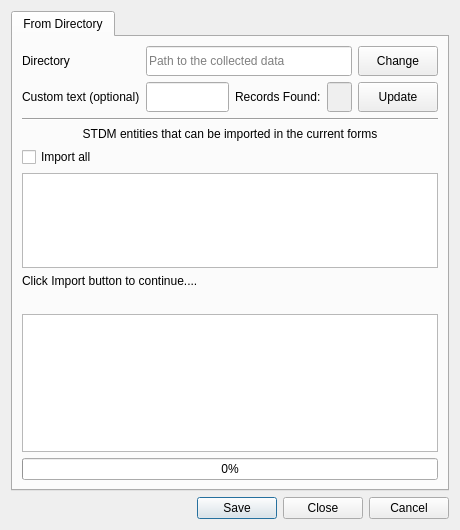
<?xml version="1.0" encoding="UTF-8"?>
<ui version="4.0">
 <class>Dialog</class>
 <widget class="QDialog" name="Dialog">
  <property name="geometry">
   <rect>
    <x>0</x>
    <y>0</y>
    <width>460</width>
    <height>530</height>
   </rect>
  </property>
  <property name="maximumSize">
   <size>
    <width>500</width>
    <height>530</height>
   </size>
  </property>
  <property name="windowTitle">
   <string>Import Mobile Data into STDM</string>
  </property>
  <property name="layoutDirection">
   <enum>Qt::LeftToRight</enum>
  </property>
  <layout class="QGridLayout" name="gridLayout_3">
   <item row="0" column="0">
    <widget class="QTabWidget" name="tab_widget">
     <property name="minimumSize">
      <size>
       <width>150</width>
       <height>0</height>
      </size>
     </property>
     <property name="currentIndex">
      <number>0</number>
     </property>
     <widget class="QWidget" name="tab">
      <attribute name="title">
       <string>From Directory</string>
      </attribute>
      <layout class="QGridLayout" name="gridLayout">
       <item row="11" column="0">
        <widget class="QProgressBar" name="pgbar">
         <property name="value">
          <number>0</number>
         </property>
        </widget>
       </item>
       <item row="8" column="0">
        <widget class="QLabel" name="label_3">
         <property name="text">
          <string>Click Import button to continue....</string>
         </property>
        </widget>
       </item>
       <item row="4" column="0">
        <widget class="QLabel" name="label_4">
         <property name="text">
          <string>STDM entities that can be imported in the current forms</string>
         </property>
         <property name="alignment">
          <set>Qt::AlignCenter</set>
         </property>
        </widget>
       </item>
       <item row="7" column="0">
        <layout class="QGridLayout" name="gridLayout_12"/>
       </item>
       <item row="3" column="0">
        <widget class="Line" name="line">
         <property name="orientation">
          <enum>Qt::Horizontal</enum>
         </property>
        </widget>
       </item>
       <item row="5" column="0">
        <widget class="QCheckBox" name="chk_all">
         <property name="text">
          <string>Import all</string>
         </property>
        </widget>
       </item>
       <item row="9" column="0">
        <widget class="QLabel" name="lbl_feedback">
         <property name="text">
          <string/>
         </property>
        </widget>
       </item>
       <item row="6" column="0">
        <widget class="QListWidget" name="lst_widget">
         <property name="maximumSize">
          <size>
           <width>16777215</width>
           <height>150</height>
          </size>
         </property>
        </widget>
       </item>
       <item row="10" column="0">
        <widget class="QTextEdit" name="txt_feedback">
         <property name="readOnly">
          <bool>true</bool>
         </property>
        </widget>
       </item>
       <item row="0" column="0">
        <layout class="QVBoxLayout" name="vlnotification"/>
       </item>
       <item row="1" column="0">
        <layout class="QGridLayout" name="gridLayout_2">
         <item row="2" column="10">
          <widget class="QPushButton" name="btn_refresh">
           <property name="minimumSize">
            <size>
             <width>0</width>
             <height>30</height>
            </size>
           </property>
           <property name="maximumSize">
            <size>
             <width>100</width>
             <height>16777215</height>
            </size>
           </property>
           <property name="text">
            <string>Update</string>
           </property>
          </widget>
         </item>
         <item row="2" column="0">
          <widget class="QLabel" name="label_14">
           <property name="text">
            <string>Custom text (optional)</string>
           </property>
          </widget>
         </item>
         <item row="0" column="0">
          <widget class="QLabel" name="label_2">
           <property name="text">
            <string>Directory</string>
           </property>
          </widget>
         </item>
         <item row="2" column="1" colspan="5">
          <widget class="QLineEdit" name="txt_filter">
           <property name="minimumSize">
            <size>
             <width>30</width>
             <height>30</height>
            </size>
           </property>
          </widget>
         </item>
         <item row="2" column="9">
          <widget class="QLineEdit" name="txt_count">
           <property name="enabled">
            <bool>false</bool>
           </property>
           <property name="minimumSize">
            <size>
             <width>0</width>
             <height>30</height>
            </size>
           </property>
           <property name="maximumSize">
            <size>
             <width>30</width>
             <height>16777215</height>
            </size>
           </property>
           <property name="maxLength">
            <number>25</number>
           </property>
          </widget>
         </item>
         <item row="2" column="6" colspan="3">
          <widget class="QLabel" name="label">
           <property name="text">
            <string>Records Found:</string>
           </property>
          </widget>
         </item>
         <item row="0" column="10">
          <widget class="QPushButton" name="btn_chang_dir">
           <property name="minimumSize">
            <size>
             <width>0</width>
             <height>30</height>
            </size>
           </property>
           <property name="maximumSize">
            <size>
             <width>80</width>
             <height>16777215</height>
            </size>
           </property>
           <property name="layoutDirection">
            <enum>Qt::LeftToRight</enum>
           </property>
           <property name="text">
            <string>Change</string>
           </property>
          </widget>
         </item>
         <item row="0" column="1" colspan="9">
          <widget class="QLineEdit" name="txt_directory">
           <property name="minimumSize">
            <size>
             <width>200</width>
             <height>30</height>
            </size>
           </property>
           <property name="maximumSize">
            <size>
             <width>1000007</width>
             <height>16777215</height>
            </size>
           </property>
           <property name="readOnly">
            <bool>true</bool>
           </property>
           <property name="placeholderText">
            <string>Path to the collected data</string>
           </property>
          </widget>
         </item>
        </layout>
       </item>
      </layout>
     </widget>
    </widget>
   </item>
   <item row="1" column="0">
    <widget class="QDialogButtonBox" name="buttonBox">
     <property name="orientation">
      <enum>Qt::Horizontal</enum>
     </property>
     <property name="standardButtons">
      <set>QDialogButtonBox::Cancel|QDialogButtonBox::Close|QDialogButtonBox::Save</set>
     </property>
    </widget>
   </item>
  </layout>
 </widget>
 <resources/>
 <connections>
  <connection>
   <sender>buttonBox</sender>
   <signal>rejected()</signal>
   <receiver>Dialog</receiver>
   <slot>reject()</slot>
   <hints>
    <hint type="sourcelabel">
     <x>316</x>
     <y>260</y>
    </hint>
    <hint type="destinationlabel">
     <x>286</x>
     <y>274</y>
    </hint>
   </hints>
  </connection>
  <connection>
   <sender>buttonBox</sender>
   <signal>accepted()</signal>
   <receiver>Dialog</receiver>
   <slot>accept()</slot>
   <hints>
    <hint type="sourcelabel">
     <x>248</x>
     <y>254</y>
    </hint>
    <hint type="destinationlabel">
     <x>157</x>
     <y>274</y>
    </hint>
   </hints>
  </connection>
 </connections>
</ui>
